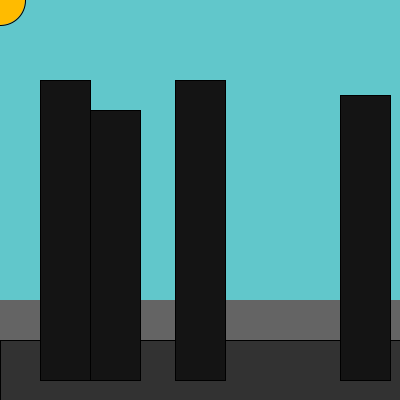
Frame 1 (no input)
Frame 60 (the mouse pressed at the canvas centre just before this capture): identical to frame 1, image omitted
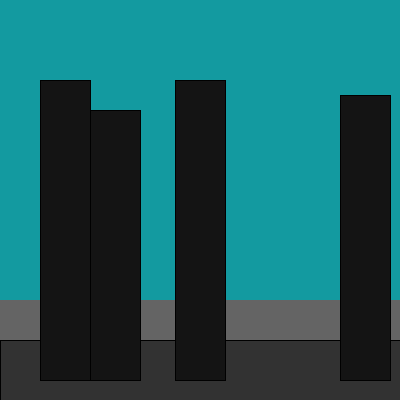
Frame 120 (the mouse held since frame 60 and released just before this capture)

The Processing sketch that drew these frames (run headless with seeded random() and noise(); from frame 60 on, the mouse is pressed at the canvas centre):

// Processing sketch: processing_132018
// ── processing_132018.pde


void setup() {
  size(400,400); //Makes the window
  background(97, 199, 203); //Makes the sky
}

void draw() {
  if (mouseY <= 140) {
    background(97, 199, 203);
  } else if ((mouseY > 140) && (mouseY < 300)) {
    background(19, 154, 160);
  } else {
    background(0, 74, 77);
  }

  fill(255,187,0); // Orange
  ellipse(mouseX, mouseY, 50, 50); //Makes the Sun
  
  fill(50); // Grey
  rect(0, 340, width, 60); //Makes the Floor
  
  noStroke(); //Gets rid of outline.
  fill(100); //Lighter grey
  rect(0, 300, width, 40); //Skyline
  
  stroke(0); //Puts outline back.
  fill(20); //Dark Grey
  rect(40, 80, 50, 300); //Left tower
  rect(90, 110, 50, 270); //Middle Left Tower
  rect(175, 80, 50, 300); //Middle Right Tower
  rect(340, 95, 50, 285); //Right Tower
  
}
